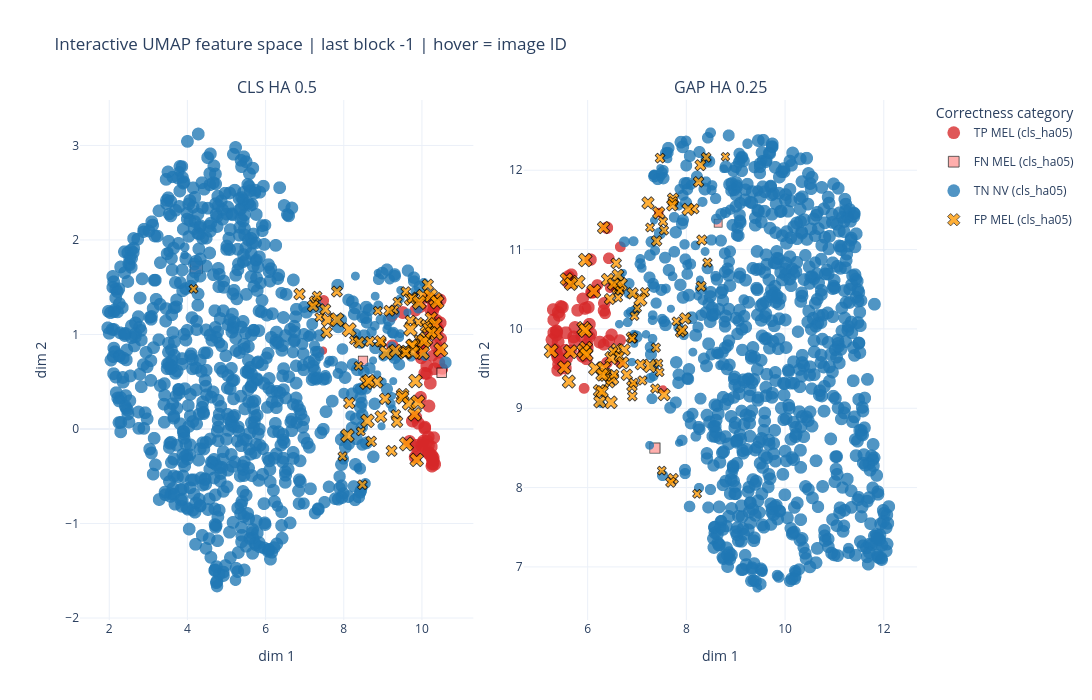
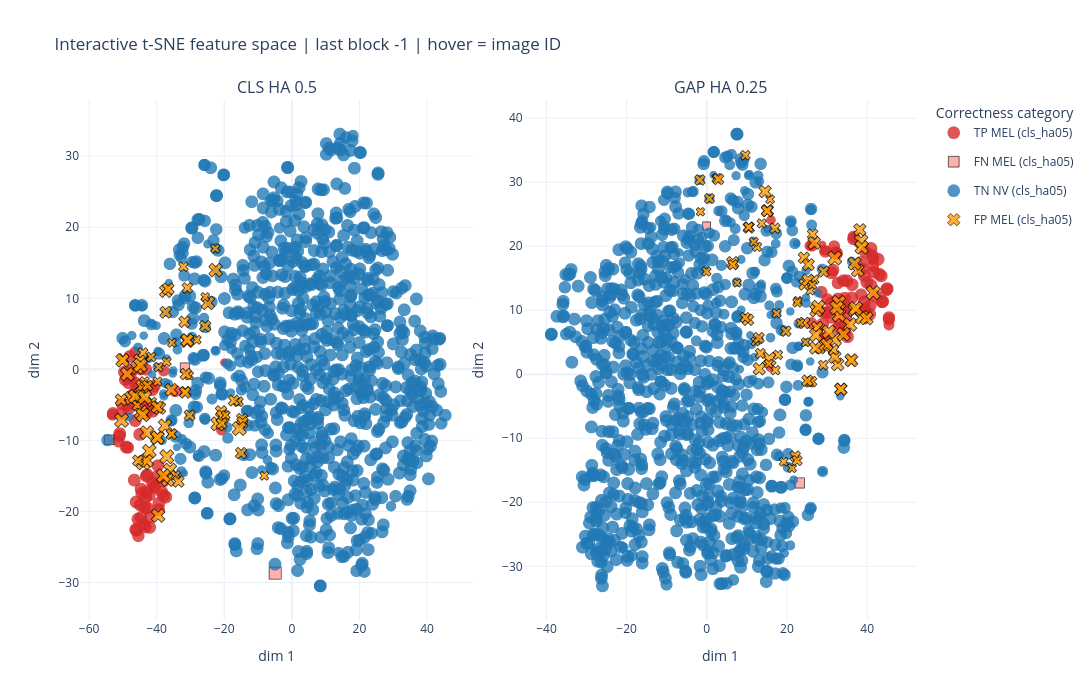

Write notebook code for charts like these, in order.
### Code cell
# =============================================================================
# 6b. Interactive Plotly plots with hover image IDs
# =============================================================================

PLOTLY_OUT_ROOT = OUT_ROOT / "interactive_plots"
PLOTLY_OUT_ROOT.mkdir(parents=True, exist_ok=True)
ORDER = ["TP MEL", "FN MEL", "TN NV", "FP MEL"]


def prepare_plotly_meta(meta: pd.DataFrame, scenario_name: str) -> pd.DataFrame:
    out = meta.copy()
    out["model"] = scenario_name
    out["hover_text"] = (
        "image_id: " + out["image_id"].astype(str)
        + "<br>gt: " + out["gt_label"].astype(str)
        + "<br>pred: " + out["pred_label"].astype(str)
        + "<br>correctness: " + out["correctness"].astype(str)
        + "<br>MEL prob: " + out["mel_probability"].round(4).astype(str)
        + "<br>NV prob: " + out["nv_probability"].round(4).astype(str)
        + "<br>low confidence: " + out["low_confidence"].astype(str)
    )
    return out


def plot_interactive_side_by_side(method: str = "umap"):
    if method == "umap":
        x_col, y_col = "umap_1", "umap_2"
        title_method = "UMAP"
    elif method == "tsne":
        x_col, y_col = "tsne_1", "tsne_2"
        title_method = "t-SNE"
    else:
        raise ValueError(method)

    available = []
    for short_name, pack in FEATURE_PACKS.items():
        meta = pack["meta_test_emb"].copy()
        if x_col in meta.columns and y_col in meta.columns:
            meta = prepare_plotly_meta(meta, pack["scenario"]["name"])
            available.append((short_name, pack, meta))

    if len(available) == 0:
        print(f"No {method} embeddings available.")
        return None

    fig = make_subplots(
        rows=1,
        cols=len(available),
        subplot_titles=[pack["scenario"]["name"] for _, pack, _ in available],
        horizontal_spacing=0.06,
    )

    color_map = {
        "TP MEL": "#d62728",
        "FN MEL": "#ff9896",
        "TN NV": "#1f77b4",
        "FP MEL": "#ff9900",
    }

    symbol_map = {
        "TP MEL": "circle",
        "FN MEL": "square",
        "TN NV": "circle",
        "FP MEL": "x",
    }

    for col_idx, (short_name, pack, meta) in enumerate(available, start=1):
        for cat in ORDER:
            sub = meta[meta["correctness"] == cat].copy()
            if len(sub) == 0:
                continue

            fig.add_trace(
                go.Scattergl(
                    x=sub[x_col],
                    y=sub[y_col],
                    mode="markers",
                    name=f"{cat} ({pack['scenario']['short_name']})",
                    legendgroup=cat,
                    showlegend=(col_idx == 1),
                    text=sub["hover_text"],
                    hovertemplate="%{text}<extra></extra>",
                    marker=dict(
                        color=color_map.get(cat, "gray"),
                        symbol=symbol_map.get(cat, "circle"),
                        size=8 + 10 * np.abs(sub["mel_probability"].values - 0.5),
                        opacity=0.78,
                        line=dict(width=0.8, color="black") if ("FN" in cat or "FP" in cat) else dict(width=0),
                    ),
                ),
                row=1,
                col=col_idx,
            )

        fig.update_xaxes(title_text="dim 1", row=1, col=col_idx)
        fig.update_yaxes(title_text="dim 2", row=1, col=col_idx)

    fig.update_layout(
        title=f"Interactive {title_method} feature space | last block {SELECTED_BLOCK} | hover = image ID",
        width=900 * len(available),
        height=700,
        template="plotly_white",
        legend_title="Correctness category",
    )

    out_html = PLOTLY_OUT_ROOT / f"interactive_{method}_correctness_side_by_side_last_block.html"
    fig.write_html(out_html)
    print("Saved interactive plot:", out_html)

    fig.show()
    return fig


fig_umap_interactive = plot_interactive_side_by_side("umap")
fig_tsne_interactive = plot_interactive_side_by_side("tsne")
